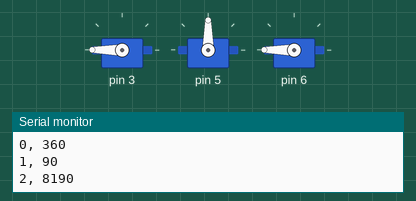
Recording of a sketch running on a simulated Arduino Uno, built with avr-gcc and run on an emulated ATmega328P. Parts: 3 × servo, the last lines printed to the serial monitor.

Above: at 0.1 s.
At 1.1 s:
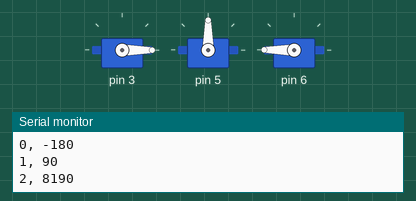
Timing chart, 0 to 2.6 s (numbered marks = the images above):
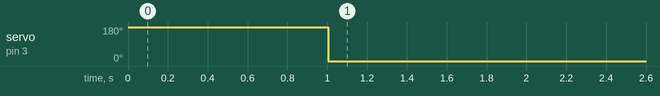

The sketch:

fischer.ino
```cpp
#include <Servo.h>
#include "./Inverse_kinematics/arm.cpp"
#include "./Inverse_kinematics/link.cpp"
#include "./Inverse_kinematics/point.cpp"

Arm fischer;

Servo* servos[5];

void setup() {
  Serial.begin(9600);
  fischer.addLink(0, 0, 12, 90);
  fischer.addLink(0, 0, 12, 90);
  fischer.addLink(0, 0, 12, 90);
	servos[0] = new Servo();
	servos[1] = new Servo();
	servos[2] = new Servo();
	servos[0]->attach(3);
	servos[1]->attach(5);
	servos[2]->attach(6);
}
Point tar(20, 20, 0);
void loop() {
	fischer.calculateAngles(tar);
	for(int i = 0; i < fischer.linksCount; i++){
		servos[i]->write(map(fischer.getAngles()[i], -M_PI / 2, M_PI / 2, 0.0f, 180.0f));
    Serial.print(i);
    Serial.print(", ");
    Serial.println(map(fischer.getAngles()[i], -M_PI / 2, M_PI / 2, 0.0, 180.0));
  }
  delay(1000);
}
```

arm.h
```cpp
/*
  A custom library made by mostafa Ewis to calculate the inverse kinematics
  for our robotic arm which is called "Bobby Fischer" or simply "Fischer" that plays chess

  the arm has 5 degrees of freedom
*/


#ifndef arm_h
#define arm_h

#include "link.h"
#include "point.h"

class Arm{
public:
  int linksCount = 0;
  Link* links[5];
  float thetas[5];
  void addLink(float x_, float y_, float len, float theta);
  float calculateAngles(Point target);
  float* getAngles();
};

#endif
```

link.h
```cpp
/*
  A custom library made by mostafa Ewis to calculate the inverse kinematics
  for our robotic arm which is called "Bobby Fischer" or simply "Fischer" that plays chess

  the arm has 5 degrees of freedom
*/


#ifndef link_h
#define link_h
#include "point.h"

class Link{
public:

  float theta, len;
  Point base, head;

  Link(float _x, float _y, float _len, float _theta);

  void setHead();

  void setBase(float x, float y);

  void setHead(float x, float y);

  void follow(float x, float y);

  void backTo(float x, float y);

};


#endif //link_h
```

point.h
```cpp
/*
  A custom library made by mostafa Ewis to calculate the inverse kinematics
  for our robotic arm which is called "Bobby Fischer" or simply "Fischer" that plays chess

  the arm has 5 degrees of freedom
*/


#ifndef point_h
#define point_h


class Point{
public:
  Point();
  Point(float x, float y, float z);
  void set(float x, float y, float z);
  float x, y, z;
};
#endif
```

Measured:
- by itself, servo on pin 3: 180° → 0° at 1.0 s
